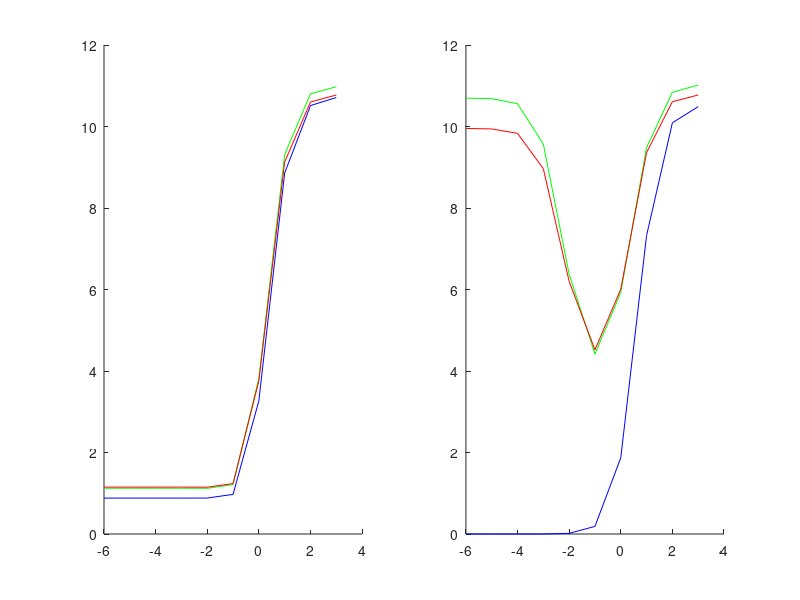

Write the MATLAB code that produced this figure.
% Set the number of repeating
iteration = 200;
MSE_train1_train = [];
MSE_train1_valid = [];
MSE_test1 = [];
MSE_train2_train = [];
MSE_train2_valid = [];
MSE_test2 = [];

for i = 1:iteration
    
    % Generate random numbers which satisfy standard distribution.
    w = randn(10,1);
    X = randn(600,10);
    n = randn(600,1);
    y = X * w + n;
    
    % Split the date set into training set and test set.
    X_train1 = X(1:100,:);
    y_train1 = y(1:100,:);
    
    X_train2 = X(1:10,:);
    y_train2 = y(1:10,:);
    
    X_train1_train = X(1:80,:);
    X_train1_valid = X(81:100,:);
    y_train1_train = y(1:80,:);
    y_train1_valid = y(81:100,:);
    
    X_train2_train = X(1:8,:);
    X_train2_valid = X(9:10,:);
    y_train2_train = y(1:8,:);
    y_train2_valid = y(9:10,:);
    
    X_test = X(101:600,:);
    y_test = y(101:600,:);
    
    % Generate Gamma
    IndexofLamda = -6:1:3;
    Lamda = 10.^IndexofLamda;
    [k,~] = size(Lamda');
    
    % Compute training set and test set mean squared errors for all Gamma
    for j = 1:k
        w_star1 = (X_train1_train'*X_train1_train + Lamda(j)*80*eye(10)) \ (X_train1_train'*y_train1_train);
        MSE_train1_train(i,j) = (y_train1_train - X_train1_train*w_star1)' * (y_train1_train - X_train1_train*w_star1) / 80;
        MSE_train1_valid(i,j) = (y_train1_valid - X_train1_valid*w_star1)' * (y_train1_valid - X_train1_valid*w_star1) / 20;
        MSE_test1(i,j) = (y_test - X_test*w_star1)' * (y_test - X_test*w_star1) / 500;
        
        w_star2 = (X_train2_train'*X_train2_train + Lamda(j)*8*eye(10)) \ (X_train2_train'*y_train2_train);
        MSE_train2_train(i,j) = (y_train2_train - X_train2_train*w_star2)' * (y_train2_train - X_train2_train*w_star2) / 8;
        MSE_train2_valid(i,j) = (y_train2_valid - X_train2_valid*w_star2)' * (y_train2_valid - X_train2_valid*w_star2) / 2;
        MSE_test2(i,j) = (y_test - X_test*w_star2)' * (y_test - X_test*w_star2) / 500;
    end
    
    [~,J] = min(MSE_train1_valid(i,:));
    BestLamda1(i) = IndexofLamda(J); %find the best Gamma
    w_star1 = (X_train1'*X_train1 + (10^BestLamda1(i))*100*eye(10)) \ (X_train1'*y_train1);
    y_test_hat = X_test*w_star1; %Prediction of test set
    SD_test1(i) = sqrt(MSE_test1(i,J) - (mean(y_test-y_test_hat))^2); %Calculate standard deviation
    MSE_test1_best(i) = MSE_test1(i,J); %Calculate test error
    
    [~,J] = min(MSE_train2_valid(i,:));
    BestLamda2(i) = IndexofLamda(J); %find the best Gamma
    w_star2 = (X_train2'*X_train2 + (10^BestLamda2(i))*10*eye(10)) \ (X_train2'*y_train2);
    y_test_hat = X_test*w_star2; %Prediction of test set
    SD_test2(i) = sqrt(MSE_test2(i,J) - (mean(y_test-y_test_hat))^2); %Calculate standard deviation
    MSE_test2_best(i) = MSE_test2(i,J); %Calculate test error
    
end

MSE_train1_train = mean(MSE_train1_train);
MSE_train2_train = mean(MSE_train2_train);
MSE_train1_valid = mean(MSE_train1_valid);
MSE_train2_valid = mean(MSE_train2_valid);
MSE_test1 = mean(MSE_test1);
MSE_test2 = mean(MSE_test2);
BestLamda1 = mean(BestLamda1);
BestLamda2 = mean(BestLamda2);

SD_test1 = mean(SD_test1);
SD_test2 = mean(SD_test2);
MSE_test1_best = mean(MSE_test1_best);
MSE_test2_best = mean(MSE_test2_best);

% Plot MSE of training and test set
subplot(1,2,1);
hold on;
plot(IndexofLamda, MSE_train1_train,'b');
plot(IndexofLamda, MSE_train1_valid,'g');
plot(IndexofLamda, MSE_test1,'r');

subplot(1,2,2);
hold on;
plot(IndexofLamda, MSE_train2_train,'b');
plot(IndexofLamda, MSE_train2_valid,'g');
plot(IndexofLamda, MSE_test2,'r');

